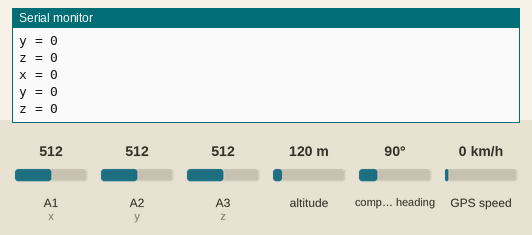
The sketch below on a simulated Arduino Uno, built with avr-gcc and run on an emulated ATmega328P. On the bench: the last lines printed to the serial monitor. The inputs (shaded band) are chosen by the test bench; at power-on: A1 (x) = 512, A2 (y) = 512, A3 (z) = 512, altitude 120 m, compass heading 90°, GPS speed 0 km/h. The GPS gets a fix after 3 s at 37.7749, -122.4194 with 8 satellites; the modem accepts every AT command (registered, SIM ready, sends succeed) and sends nothing else.

Above: at 2.2 s.
2.3 s: A1 (x) set to 553
At 3.8 s:
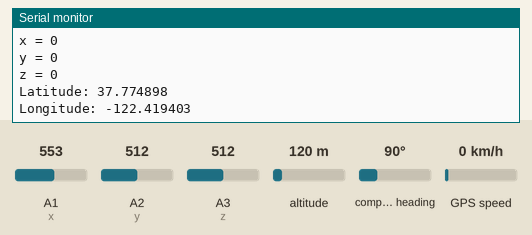
4.5 s: A1 (x) set to 576
At 7.6 s:
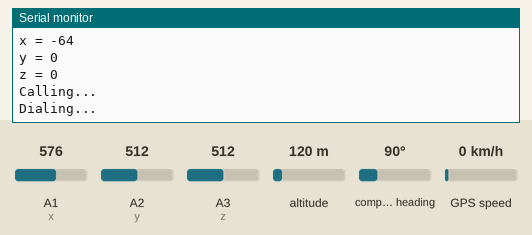
Timing chart, 0 to 9.1 s (numbered marks = the images above; inputs shaded):
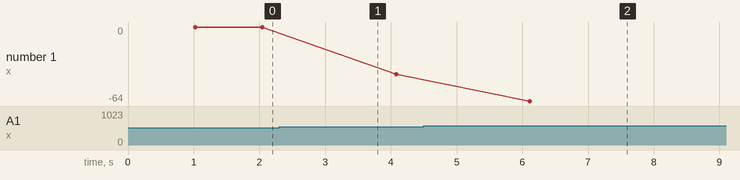

Measured:
- the behaviour switches between 562 and 563 on A1 (x) (found by bisection; images 1 and 2)
- after the input at 4.5 s, the serial monitor: prints a new line after 1.6 s (image 2)
- plotted number 1: 0 → -41 after the input at 2.3 s, -41 → -64 after the input at 4.5 s

The sketch:

Accident_dedtection_system.ino
```cpp
#include "TinyGPS++.h"
#include "SoftwareSerial.h"

SoftwareSerial GPRS(2,3);
SoftwareSerial serial_connection(8, 9); // RX=pin 8, TX=pin 9 for GPS
TinyGPSPlus gps; // GPS object to handle NMEA data

float latitude = 0;
float longitude = 0;
int Contrast = 20;

#define x A1
#define y A2
#define z A3
int xsample = 0;
int ysample = 0;
int zsample = 0;
#define samples 10
#define minVal -50
#define MaxVal 50

void setup() {
  Serial.begin(9600); // Serial monitor
  serial_connection.begin(9600); // GPS module
  GPRS.begin(9600); // SIM900 module
  Serial.println("Successfully Initialized...");
  Serial.println("GPS Start");

  for(int i = 0; i < samples; i++) {
    xsample += analogRead(x);
    ysample += analogRead(y);
    zsample += analogRead(z);
  }

  xsample /= samples;
  ysample /= samples;
  zsample /= samples;

  delay(1000);
}

void loop() {
  while(serial_connection.available()) {
    gps.encode(serial_connection.read()); // Read GPS data
  }

  if(gps.location.isUpdated()) {
    latitude = gps.location.lat();
    longitude = gps.location.lng();
    Serial.print("Latitude: ");
    Serial.println(latitude, 6);
    Serial.print("Longitude: ");
    Serial.println(longitude, 6);
    delay(1000);
  }

  int value1 = analogRead(x);
  int value2 = analogRead(y);
  int value3 = analogRead(z);

  int xValue = xsample - value1;
  int yValue = ysample - value2;
  int zValue = zsample - value3;

  Serial.print("x = ");
  Serial.println(xValue);
  Serial.print("y = ");
  Serial.println(yValue);
  Serial.print("z = ");
  Serial.println(zValue);
  delay(1000);

  if (xValue < minVal || xValue > MaxVal || yValue < minVal || yValue > MaxVal || zValue < minVal || zValue > MaxVal) {
    for (int i = 0; i < 5; i++) {
      // Make a call
      Serial.println("Calling...");
      GPRS.print("ATD+Replace with emergency number;\r"); // Replace with emergency contact number
      Serial.println("Dialing...");
      delay(10000); // Wait for call connection
      Serial.println("Disconnecting...");
      GPRS.print("ATH\r"); // End call

      // Send SMS with location
      sendAlert();
    }
  }
}

void sendAlert() {
  String sms_data;
  sms_data = "Accident Alert!!\r";
  sms_data += "http://maps.google.com/maps?q=loc:";
  sms_data += String(latitude, 6) + "," + String(longitude, 6);

  GPRS.println("AT+CMGF=1"); // Set SMS mode to text
  delay(1000);
  GPRS.print("AT+CMGS=\"+91............\"\r"); // Replace with the emergency contact number
  delay(1000);
  GPRS.print(sms_data);
  GPRS.write(26); // ASCII code for Ctrl+Z to send the SMS
  delay(1000);
}
```
